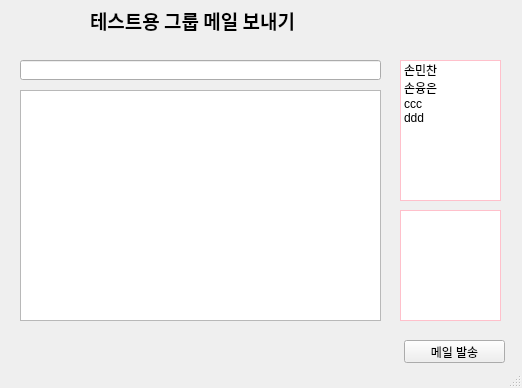
<?xml version="1.0" encoding="UTF-8"?>
<ui version="4.0">
 <class>MainWindow</class>
 <widget class="QMainWindow" name="MainWindow">
  <property name="geometry">
   <rect>
    <x>0</x>
    <y>0</y>
    <width>522</width>
    <height>388</height>
   </rect>
  </property>
  <property name="minimumSize">
   <size>
    <width>465</width>
    <height>0</height>
   </size>
  </property>
  <property name="windowTitle">
   <string>MainWindow</string>
  </property>
  <widget class="QWidget" name="centralwidget">
   <widget class="QListWidget" name="listview1">
    <property name="geometry">
     <rect>
      <x>400</x>
      <y>60</y>
      <width>101</width>
      <height>141</height>
     </rect>
    </property>
    <property name="styleSheet">
     <string notr="true">border: 1px solid pink;</string>
    </property>
    <property name="dragEnabled">
     <bool>true</bool>
    </property>
    <property name="dragDropOverwriteMode">
     <bool>true</bool>
    </property>
    <property name="dragDropMode">
     <enum>QAbstractItemView::DragOnly</enum>
    </property>
    <property name="alternatingRowColors">
     <bool>false</bool>
    </property>
    <property name="selectionMode">
     <enum>QAbstractItemView::ExtendedSelection</enum>
    </property>
    <property name="viewMode">
     <enum>QListView::ListMode</enum>
    </property>
    <property name="modelColumn">
     <number>0</number>
    </property>
    <property name="currentRow">
     <number>-1</number>
    </property>
    <item>
     <property name="text">
      <string>손민찬</string>
     </property>
     <property name="flags">
      <set>ItemIsSelectable|ItemIsEditable|ItemIsDragEnabled|ItemIsUserCheckable|ItemIsEnabled</set>
     </property>
    </item>
    <item>
     <property name="text">
      <string>손융은</string>
     </property>
    </item>
    <item>
     <property name="text">
      <string>ccc</string>
     </property>
    </item>
    <item>
     <property name="text">
      <string>ddd</string>
     </property>
    </item>
   </widget>
   <widget class="QListWidget" name="listview2">
    <property name="geometry">
     <rect>
      <x>400</x>
      <y>210</y>
      <width>101</width>
      <height>111</height>
     </rect>
    </property>
    <property name="styleSheet">
     <string notr="true">border: 1px solid pink;</string>
    </property>
    <property name="dragEnabled">
     <bool>true</bool>
    </property>
    <property name="dragDropOverwriteMode">
     <bool>true</bool>
    </property>
    <property name="dragDropMode">
     <enum>QAbstractItemView::DropOnly</enum>
    </property>
    <property name="alternatingRowColors">
     <bool>false</bool>
    </property>
    <property name="selectionMode">
     <enum>QAbstractItemView::MultiSelection</enum>
    </property>
   </widget>
   <widget class="QPushButton" name="pb1">
    <property name="geometry">
     <rect>
      <x>404</x>
      <y>340</y>
      <width>101</width>
      <height>23</height>
     </rect>
    </property>
    <property name="text">
     <string>메일 발송</string>
    </property>
   </widget>
   <widget class="QTextEdit" name="te2">
    <property name="geometry">
     <rect>
      <x>20</x>
      <y>90</y>
      <width>361</width>
      <height>231</height>
     </rect>
    </property>
   </widget>
   <widget class="QLabel" name="label">
    <property name="geometry">
     <rect>
      <x>90</x>
      <y>10</y>
      <width>241</width>
      <height>21</height>
     </rect>
    </property>
    <property name="font">
     <font>
      <family>Agency FB</family>
      <pointsize>14</pointsize>
      <weight>75</weight>
      <bold>true</bold>
     </font>
    </property>
    <property name="text">
     <string>테스트용 그룹 메일 보내기</string>
    </property>
   </widget>
   <widget class="QLineEdit" name="te1">
    <property name="geometry">
     <rect>
      <x>20</x>
      <y>60</y>
      <width>361</width>
      <height>20</height>
     </rect>
    </property>
   </widget>
  </widget>
  <widget class="QStatusBar" name="statusbar"/>
  <action name="actionghdfhdfh">
   <property name="text">
    <string>ghdfhdfh</string>
   </property>
  </action>
 </widget>
 <resources/>
 <connections/>
</ui>
